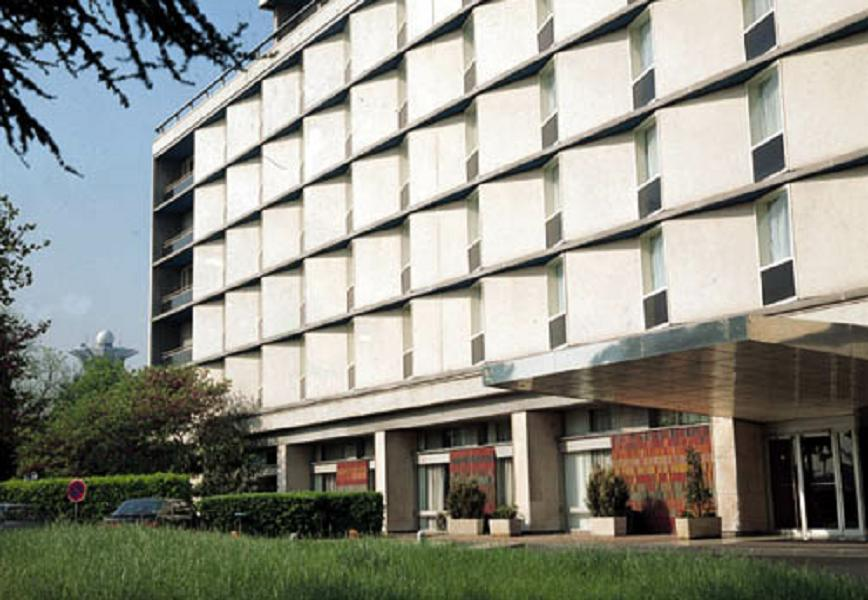
//> input picture imgdata/building.jpg, 868 x 600 px
$ ./5-6_cvSobel   (built with g++ and OpenCV 4)
//> lines starting //> are read from the running program, lines starting //| are printed output that depends on the picture
// C++ source file
/***********************************************
# Copyright (c) 2018, Wuhan
# All rights reserved.
#
# @Filename: 5-6_cvSobel.cpp
# @Version：V1.0
# @Author: Frank Liu - frankliu624@gmail.com
# @Description: OpenCV自带库计算图像边缘Sobel
# @Create Time: 2018-10-08 20:53:34
# @Last Modified: 2018-10-08 20:53:34
***********************************************/
#include <opencv2/core/core.hpp>
#include <opencv2/highgui/highgui.hpp>
#include <opencv2/imgproc/imgproc.hpp>

using namespace cv;

int main()
{
    Mat srcImg = imread("../../imgdata/building.jpg");
//> srcImg is the input picture: 600 rows x 868 cols, CV_8UC3; mean B, G, R 133.7, 143.6, 142.9
    if(srcImg.empty())
        return -1;
    Mat srcGray;
    cvtColor(srcImg, srcGray, CV_RGB2GRAY);
    imshow("srcGray", srcGray);
    // 定义边缘图，水平及垂直
    Mat edgeMat, edgeXMat, edgeYMat;
    // 求x方向Sobel边缘
    Sobel(srcGray, edgeXMat, CV_16S, 1, 0, 3, 1, 0, BORDER_DEFAULT);
    // 求y方向Sobel边缘
    Sobel(srcGray, edgeYMat, CV_16S, 0, 1, 3, 1, 0, BORDER_DEFAULT);
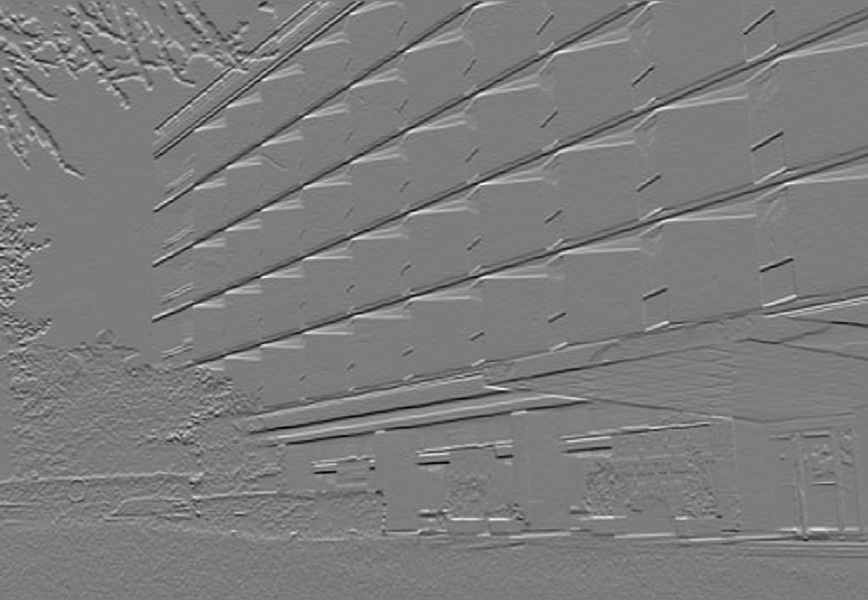
//> edgeYMat: 600 rows x 868 cols, CV_16SC1; min -724, max 755, mean -1.3; drawn with min black and max white
    // 线性变换，转换输入数组元素为8位无符号整型
    convertScaleAbs(edgeXMat, edgeXMat);
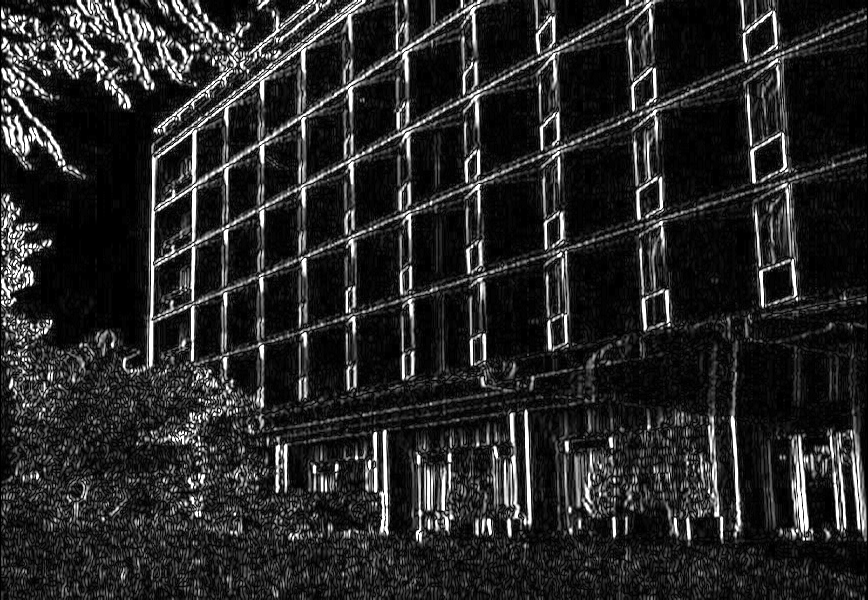
//> edgeXMat: 600 rows x 868 cols, CV_8UC1; min 0, max 255, mean 39.6
    convertScaleAbs(edgeYMat, edgeYMat);
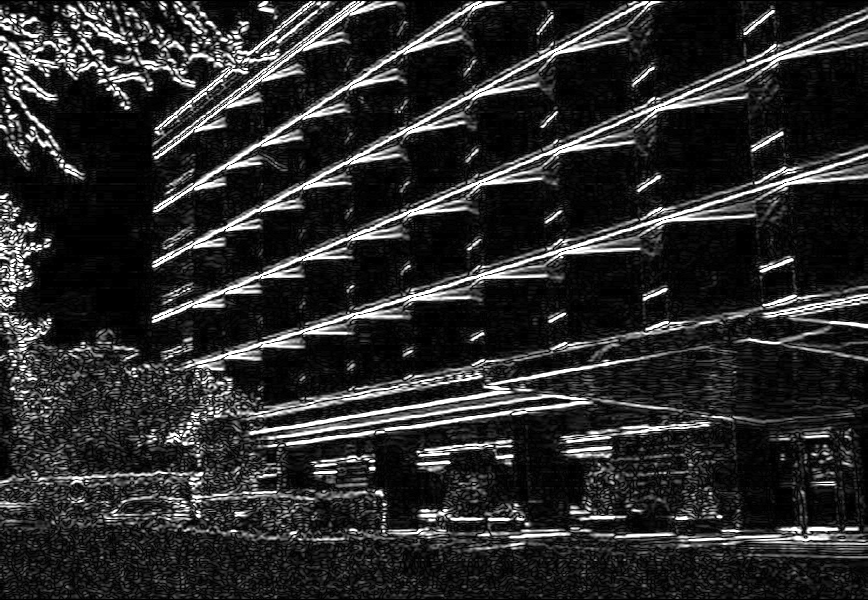
//> edgeYMat: 600 rows x 868 cols, CV_8UC1; min 0, max 255, mean 43.4
    // x与y方向边缘叠加
    addWeighted(edgeXMat, 0.5, edgeYMat, 0.5, 0, edgeMat);
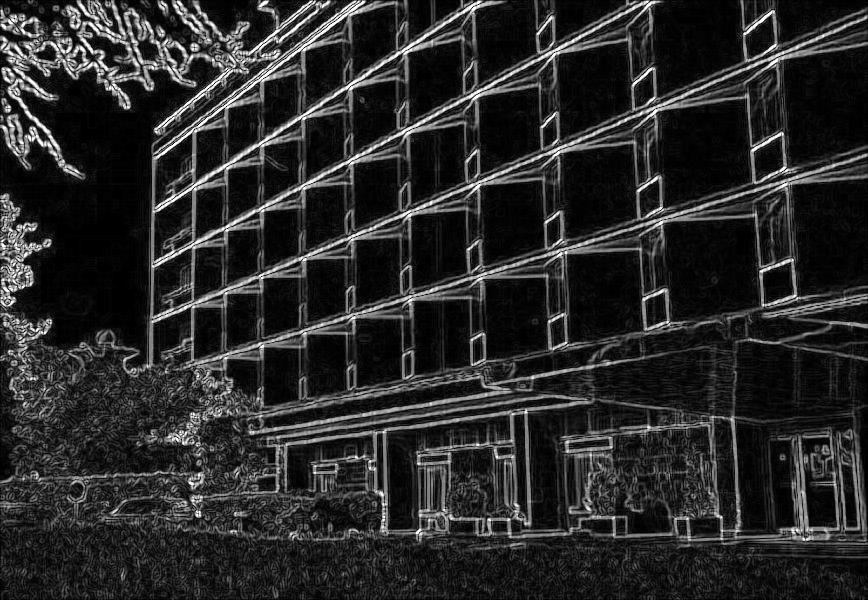
//> edgeMat: 600 rows x 868 cols, CV_8UC1; min 0, max 255, mean 41.5
    imshow("edgeYMat", edgeYMat);
    imshow("edgeMat", edgeMat);
    // 定义Scharr边缘图像
    Mat edgeMatS, edgeXMatS, edgeYMatS;
    // 计算x方向Scharr边缘
    Scharr(srcGray, edgeXMatS, CV_16S, 1, 0, 1, 0, BORDER_DEFAULT);
    convertScaleAbs(edgeXMatS, edgeXMatS);
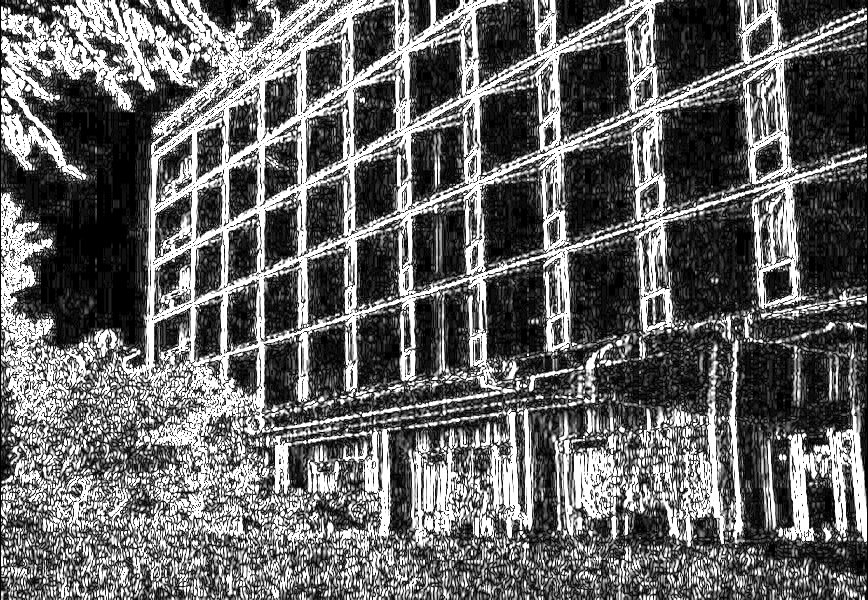
//> edgeXMatS: 600 rows x 868 cols, CV_8UC1; min 0, max 255, mean 102.7
    // 计算y方向Scharr边缘
    Scharr(srcGray, edgeYMatS, CV_16S, 0, 1, 1, 0, BORDER_DEFAULT);
    convertScaleAbs(edgeYMatS, edgeYMatS);
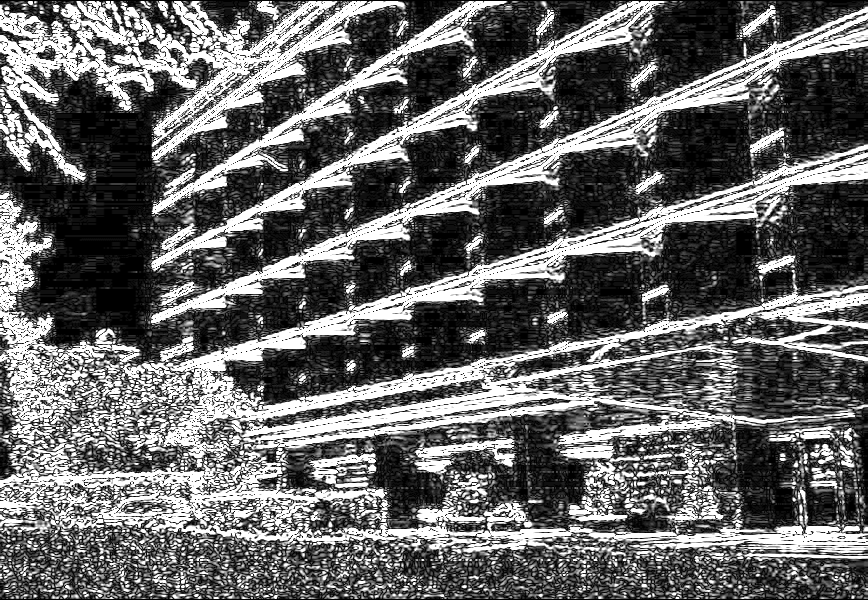
//> edgeYMatS: 600 rows x 868 cols, CV_8UC1; min 0, max 255, mean 101.5
    addWeighted(edgeXMatS, 0.5, edgeYMatS, 0.5, 0, edgeMatS);
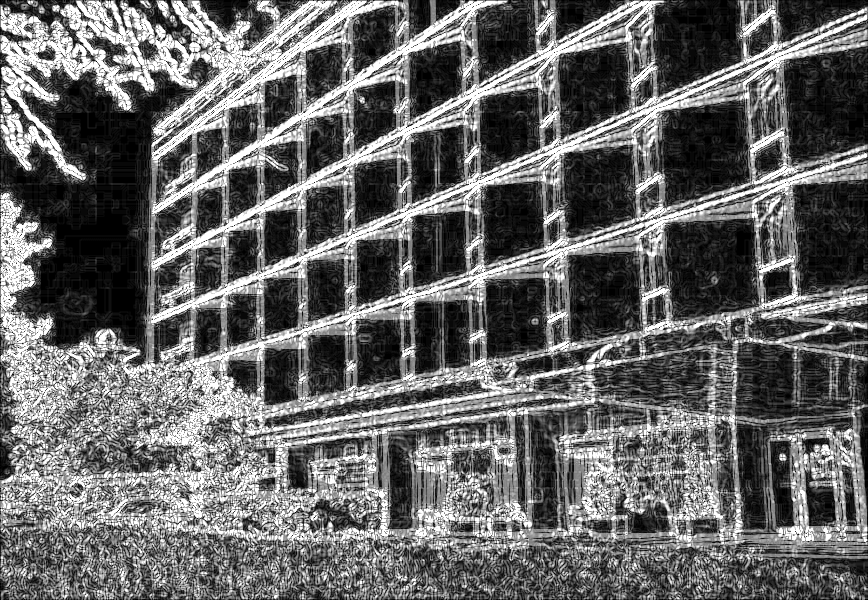
//> edgeMatS: 600 rows x 868 cols, CV_8UC1; min 0, max 255, mean 102.1
    imshow("edgeMatS", edgeMatS);
    waitKey(0);
    return 0;
}

$ run again, with imgdata/HappyFish.jpg copied over imgdata/building.jpg
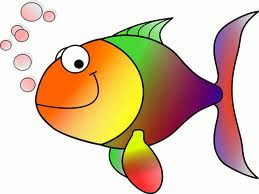
//> input picture imgdata/HappyFish.jpg, 259 x 194 px
//> srcImg is the input picture: 194 rows x 259 cols, CV_8UC3; mean B, G, R 170.8, 196.4, 219.3
//> `addWeighted(edgeXMatS, 0.5, edgeYMatS, 0.5, 0, edgeMatS);`:
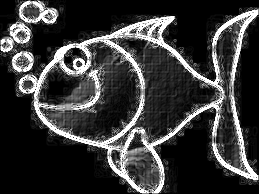
//> edgeMatS: 194 rows x 259 cols, CV_8UC1; min 0, max 255, mean 57
